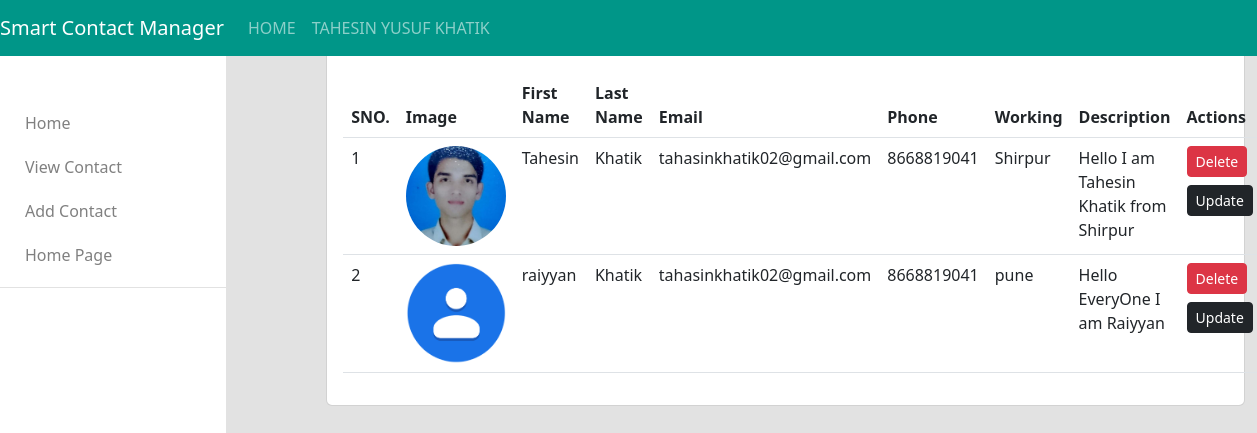
The page /Contact/show-contacts/ on the database its author committed.
### Contact/models.py (models this page shows)
class Contact(models.Model):
    firstName=models.CharField(max_length=200)
    lastName=models.CharField(max_length=200)
    Email=models.CharField(max_length=200)
    work=models.CharField(max_length=200)
    phone=models.IntegerField()
    description=models.CharField(max_length=500)
    profileImage=models.ImageField(upload_to="image/",null=True, blank=True)

### Contact/views.py (the view)
# urls.py: path("show-contacts/",show_contact),
def show_contact(request):
    con = Contact.objects.all()
    return render(request, "Contact/show-contacts.html",{'con': con})

### templates/Contact/show-contacts.html (shortened to what this page needs)
<!DOCTYPE html>
{% load static %}
<html lang="en">
<head>
  <link href="https://cdn.jsdelivr.net/npm/bootstrap@5.2.3/dist/css/bootstrap.min.css" rel="stylesheet">
</head>
<body>
  {% include 'Contact/navbar.html' %}
  <div class="container-fluid">
    <div class="row">
      <div class="col-md-9 offset-md-3">
        <div class="card">
          <div class="card-body mt-5">
            <table class="table">
              <thead>
                <tr>
                  <th>SNO.</th>
                  <th>Image</th>
                  <th>First Name</th>
                  <th>Last Name</th>
                  <th>Email</th>
                  <th>Phone</th>
                  <th>Working</th>
                  <th>Description</th>
                  <th>Actions</th>
                </tr>
              </thead>
              <tbody>
                {% for c in con %}
                  <tr>
                    <td> {{forloop.counter}} </td>
                    {% if c.profileImage %}
                      <td> <img style="width: 100px; border-radius: 50%;"  src="{{c.profileImage.url}}" /> </td>
                    {% else %}
                      <td> <img style="width: 100px; border-radius: 50%;" src="../../static/image/contact.png"> </td>
                    {% endif %}
                    <td> {{c.firstName}} </td>
                    <td> {{c.lastName}} </td>
                    <td> {{c.Email}} </td>
                    <td> {{c.phone}} </td>
                    <td> {{c.work}} </td>
                    <td> {{c.description}} </td>
                    <td>
                      <a href="/Contact/delete-contact/{{c.id}}" class="btn btn-danger btn-sm">Delete</a>
                      <a href="/Contact/update-contact/{{c.id}}" class="btn btn-dark btn-sm mt-2">Update</a>
                    </td>
                  </tr>
                {% endfor %}
              </tbody>
            </table>
          </div>
        </div>
      </div>
    </div>
  </div>
</body>
</html>

### templates/Contact/navbar.html (shortened to what this page needs)
<!doctype html>
{% load static %}
<head>
</head>
<link rel="stylesheet" href="{% static 'css/style.css' %}">
<body>
<nav class=" fixed-top navbar navbar-expand-lg navbar-dark bg-primary">
    <a class="navbar-brand" href="#">Smart Contact Manager</a>
    <div class="collapse navbar-collapse" id="navbarSupportedContent">
        <ul class="navbar-nav ml-auto text-uppercase">
            <li class="nav-item active">
                <a class="nav-link" href="/Contact/index" >Home</a>
            </li>
            <li class="nav-item">
                <a class="nav-link" tabindex="-1">Tahesin Yusuf Khatik </a>
            </li>
        </ul>
    </div>
</nav>
<div class="sidebar mt-5">
    <a href="/Contact/index" class="item">Home</a>
    <a href="/Contact/show-contacts/" class="item">View Contact</a>
    <a href="/Contact/add-contact/" class="item">Add Contact</a>
    <a href="/" class="item">Home Page</a>
</div>
</body>
</html>

### static/css/style.css (style rules this page uses)
body { background:#e2e2e2!important; }
.bg-primary { background:#009688! important; }
.sidebar { width:18%; background:white; height:100%; position:fixed; padding-top:45px; z-index:999999999999999; }
.sidebar a { display:block; width:100%; padding:10px 25px; text-decoration: none; color:gray; }

### rows shown on the page
Contact: profileImage (picture), firstName "Tahesin", lastName "Khatik", Email "tahasinkhatik02@gmail.com", phone "8668819041", work "Shirpur", description "Hello I am Tahesin Khatik from Shirpur"
Contact: firstName "raiyyan", lastName "Khatik", Email "tahasinkhatik02@gmail.com", phone "8668819041", work "pune", description "Hello EveryOne I am Raiyyan"
